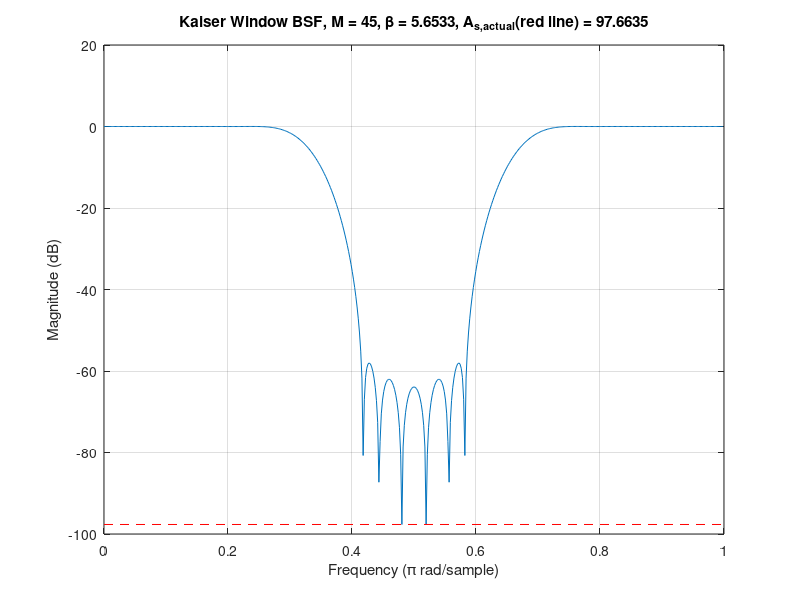

This chart was generated by the following MATLAB code:
%% STUDENT
% Name : PHAM Quoc Vuong
% ID   : [HIDDEN]

%% PROBLEM STATEMENT
% Hint: beta = 0.1102(A_s - 8.7)
% The frequency response of an ideal bandstop filter is given by:
%   H_d(e^{jw}) = 1 if     0 <= |w| <  pi/3
%   H_d(e^{jw}) = 0 if  pi/3 <= |w| <= 2pi/3 
%   H_d(e^{jw}) = 1 if 2pi/3  < |w| <= pi
% Using a Kaiser window, design a bandstop filter of length 45
% with stopband attenuation of 60 dB.

clear; % Clear the variables

%% FUNCTIONS PROVIDED
function hd = ideal_lp(wc,M)
    % Ideal LowPass filter computation
    % ---------------------------------
    % [hd] = ideal_lp(wc,M)
    % hd = (desired) ideal impulse response between 0 to M-1
    % wc = cutoff frequency in radians
    % M = length of the ideal filter
    alpha = (M-1)/2; 
    n = 0:1:(M-1);
    m = n - alpha; 
    fc = wc/pi; 
    hd = fc*sinc(fc*m);
end

%% CODE
% Filter information
M = 45; % Filter length
As = 60; % Stopband attenuation
wc1 = pi/3; % Low cut point
wc2 = 2*pi/3; % High cut point

% Kaiser Window: Empirical design equations
beta = 0.1102 * (As - 8.7); % For As >= 50

% We have:
% HPF(wc2) = Allpass - LPF(wc2), where delta function represents allpass
% Bandstop = LPF(wc1) + HPF(wc2)
%          = LPF(wc1) + Allpass - LPF(wc2)
%          = Allpass - [LPF(wc2) - LPF(wc1)]
% Ideal allpass filter
alpha = (M-1)/2; % Linear-phase constraint
n = 0:M-1; 
delta = (n == alpha);

% Ideal bandstop filter
h_desired = delta - (ideal_lp(wc2, M) - ideal_lp(wc1, M));

% Init Kaiser window
w_kaiser = kaiser(M, beta)';

% Impulse response of Kaiser window 
h = h_desired .* w_kaiser;

% Calculate amplitude response
% H: Frequency response
% w: Angular frequencies
a = [1]; % Denominator coefficient for pure H(z)
[H, w] = freqz(h, a);

% Find actual As
stopband_indices = find(w >= wc1 & w <= wc2);
As_actual = -min(20*log10(abs(H(stopband_indices))));

% Plotting
figure;
plot(w/pi, 20*log10(abs(H))); grid on;
title([ ...
    'Kaiser Window BSF, M = ', num2str(M), ...
    ', \beta = ', num2str(beta), ...
    ', A_{s,actual}(red line) = ', num2str(As_actual) ...
]);
line([0 1], [-As_actual -As_actual], 'Color', 'r', 'LineStyle', '--');
xlabel('Frequency (\pi rad/sample)'); ylabel('Magnitude (dB)');

%%
